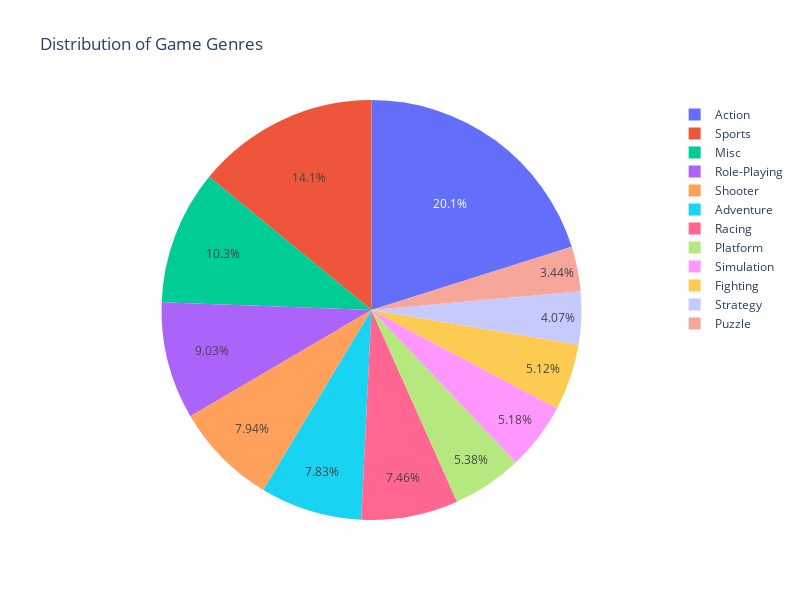

Notebook source saved alongside this figure:
### Markdown cell above
Distribution of Genres with pie chart

### Code cell
# Count each genres
genre_counts = df['Genre'].value_counts()

# Create a pie chart
fig = px.pie(
    values=genre_counts.values,
    names=genre_counts.index,
    title='Distribution of Game Genres', 
    width=800,  
    height=600,  
)


fig.show()

### Figure 1 — Plotly figure (JSON) as saved in the notebook; plotly's stock layout.template omitted (floating-point values rounded to 4 significant figures)
{"data": [{"domain": {"x": [0, 1], "y": [0, 1]}, "hovertemplate": "label=%{label}<br>value=%{value}<extra></extra>", "labels": ["Action", "Sports", "Misc", "Role-Playing", "Shooter", "Adventure", "Racing", "Platform", "Simulation", "Fighting", "Strategy", "Puzzle"], "legendgroup": "", "name": "", "showlegend": true, "type": "pie", "values": [3346, 2338, 1720, 1501, 1320, 1301, 1240, 894, 861, 851, 677, 571]}], "layout": {"height": 600, "legend": {"tracegroupgap": 0}, "title": {"text": "Distribution of Game Genres"}, "width": 800}}
